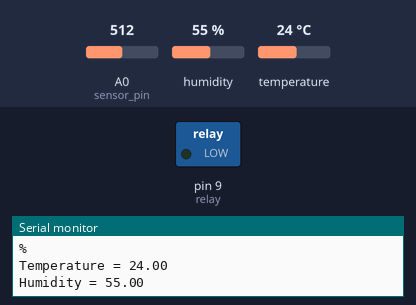
The sketch below on a simulated Arduino Uno, built with avr-gcc and run on an emulated ATmega328P. Shown: switched loads named in the sketch (green lamp = pin HIGH), the last lines printed to the serial monitor. The inputs (shaded band) are chosen by the test bench; at power-on: A0 (sensor_pin) = 512, humidity 55 %, temperature 24 °C.

Above: at 5.9 s.
6.0 s: A0 (sensor_pin) set to 55
9.2 s: A0 (sensor_pin) set to 45
At 13.2 s:
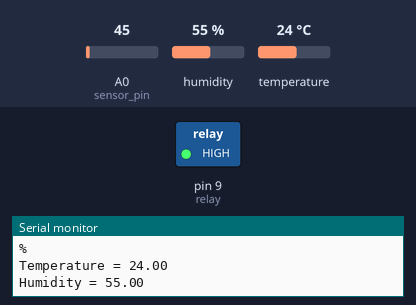
13.6 s: A0 (sensor_pin) set to 122
At 16.8 s:
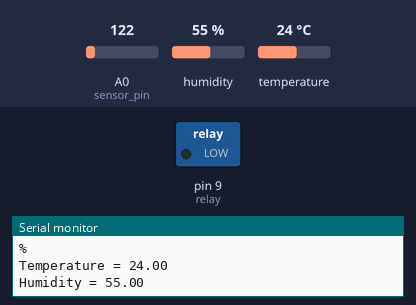
Timing chart, 0 to 18.3 s (numbered marks = the images above; inputs shaded):
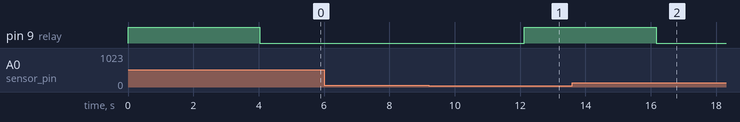

The sketch:

soil_and_dh_final.ino
```cpp
#include <dht.h>

dht DHT;

#define DHT11_PIN 7
int output_value ;
int output_value1;
int sensor_pin=A0;
#define relay 9

void setup(){
  Serial.begin(9600);
  Serial.println("Reading From the Sensor ...");
  pinMode(relay, OUTPUT);
  digitalWrite(relay,HIGH);
  delay(2000);

}

void loop()
{


  output_value= analogRead(sensor_pin);

  output_value1 = map(output_value,0,1023,0,100);

  Serial.print("Mositure : ");

  Serial.println(output_value1);

  Serial.println("%");


  int chk = DHT.read11(DHT11_PIN);
  Serial.print("Temperature = ");
  Serial.println(DHT.temperature);
  Serial.print("Humidity = ");
  Serial.println(DHT.humidity);
  delay(2000);

  if(output_value < 50)
  {
    digitalWrite(relay, HIGH);
  }

  else// if(output_value > 50)
  {
    digitalWrite(relay, LOW);
  }


}
```

Measured:
- the behaviour switches between 50 and 49 on A0 (sensor_pin) (found by bisection; images 0 and 1)
- after the input at 9.2 s, pin 9 (relay): LOW → HIGH after 2.9 s
- after the input at 13.6 s, pin 9 (relay): HIGH → LOW after 2.6 s
